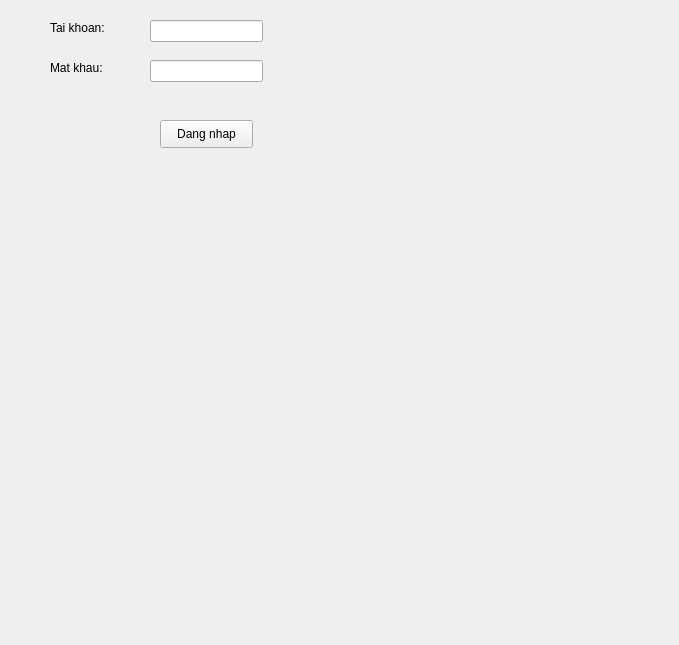
<?xml version="1.0" encoding="UTF-8"?>
<ui version="4.0">
 <class>Form</class>
 <widget class="QWidget" name="Form">
  <property name="geometry">
   <rect>
    <x>0</x>
    <y>0</y>
    <width>679</width>
    <height>645</height>
   </rect>
  </property>
  <property name="windowTitle">
   <string>Form</string>
  </property>
  <widget class="QLabel" name="label">
   <property name="geometry">
    <rect>
     <x>50</x>
     <y>20</y>
     <width>55</width>
     <height>16</height>
    </rect>
   </property>
   <property name="text">
    <string>Tai khoan:</string>
   </property>
  </widget>
  <widget class="QLabel" name="label_2">
   <property name="geometry">
    <rect>
     <x>50</x>
     <y>60</y>
     <width>55</width>
     <height>16</height>
    </rect>
   </property>
   <property name="text">
    <string>Mat khau:</string>
   </property>
  </widget>
  <widget class="QLineEdit" name="o_nhap_tai_khoan">
   <property name="geometry">
    <rect>
     <x>150</x>
     <y>20</y>
     <width>113</width>
     <height>22</height>
    </rect>
   </property>
  </widget>
  <widget class="QLineEdit" name="o_nhap_mat_khau">
   <property name="geometry">
    <rect>
     <x>150</x>
     <y>60</y>
     <width>113</width>
     <height>22</height>
    </rect>
   </property>
   <property name="echoMode">
    <enum>QLineEdit::Password</enum>
   </property>
  </widget>
  <widget class="QPushButton" name="nut_dang_nhap">
   <property name="geometry">
    <rect>
     <x>160</x>
     <y>120</y>
     <width>93</width>
     <height>28</height>
    </rect>
   </property>
   <property name="text">
    <string>Dang nhap</string>
   </property>
  </widget>
 </widget>
 <resources/>
 <connections/>
</ui>
